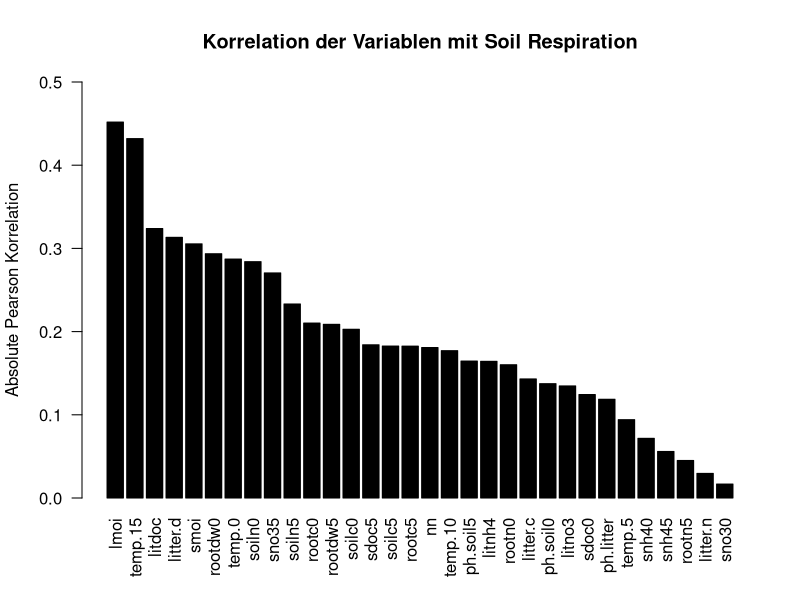
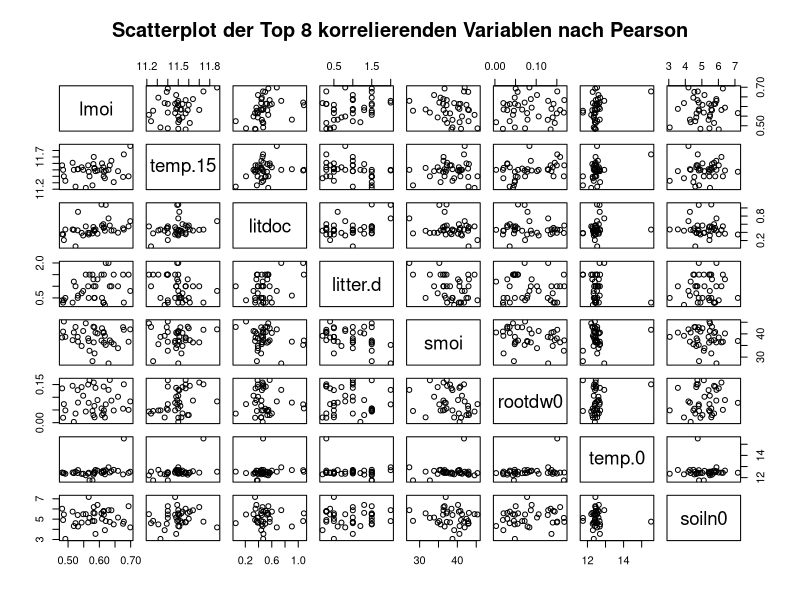
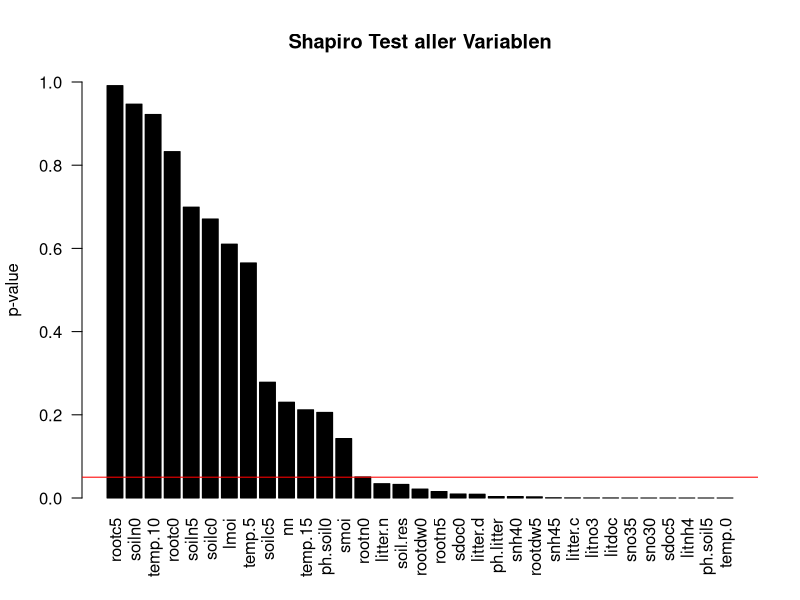
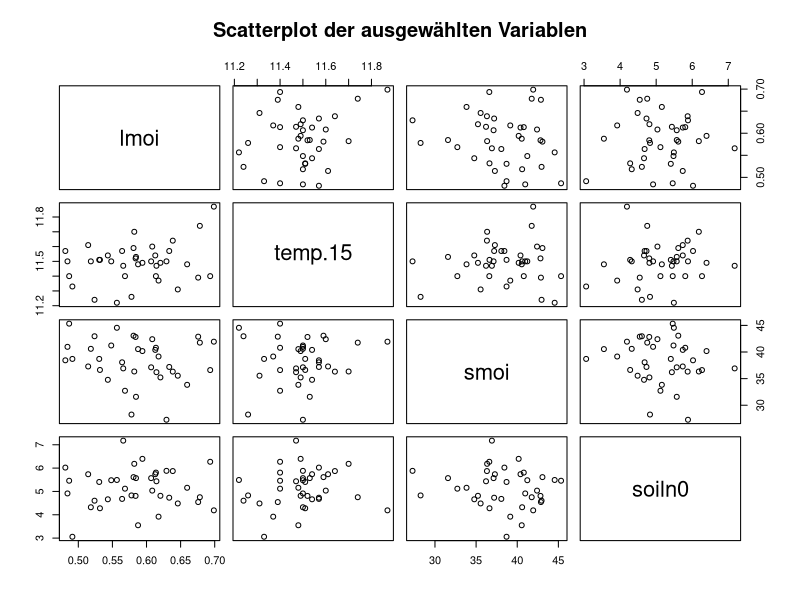
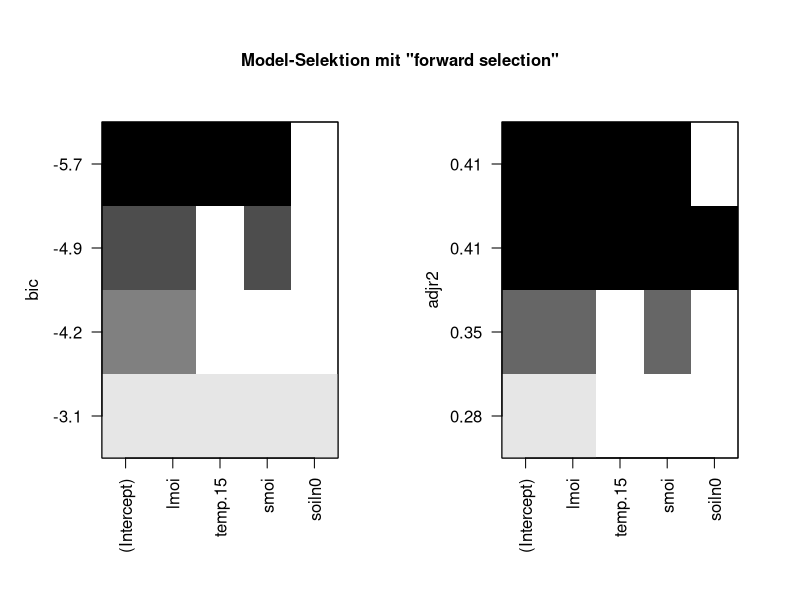

Write R code to recreate these figures, in order.
# nicht vergessen: setwd!
# setwd("/home/daniel/Schreibtisch/Statistik Projekt")
# setwd("~/Projects/GithubProjects/soil-resp/scr")

hainich <- read.csv("hainich.csv", sep = ";", dec = ".")

# Correlation mit Pearson
hainich.pear <- abs(cor(hainich))["soil.res",-1]
hainich.pear.ordered <- hainich.pear[order(hainich.pear, decreasing = T)]
png(file="../doc/fig/correlation-pearson.png",width=800,height=360)
barplot(hainich.pear.ordered, las = 2, ylim = c(0,0.5), col = "black",
        ylab = "Absolute Pearson Korrelation", main = "Korrelation der Variablen mit Soil Respiration")
dev.off()

names(hainich.pear.ordered)
# fig/scatterplot-pearson-top8.png
png(file="../doc/fig/scatterplot-pearson-top8.png",width=800,height=800)
pairs(~ lmoi + temp.15 + litdoc + litter.d  + smoi + rootdw0 + temp.0 + soiln0, data=hainich ,main="Scatterplot der Top 8 korrelierenden Variablen nach Pearson")
dev.off()

# Shapiro normalverteilt?
hainich.shapiro <- mapply(function(x) shapiro.test(x)$p.value,hainich)
hainich.shapiro.ordered <- hainich.shapiro[order(hainich.shapiro, decreasing = T)]
png(file="../doc/fig/normalverteilung-shapiro.png",width=800,height=360)
barplot(hainich.shapiro.ordered, las = 2, ylim = c(0,1), col = "black",
        ylab = "p-value", main = "Shapiro Test aller Variablen")
abline(h=0.05, col="red")
dev.off()

hainich.normal <- hainich[names(hainich.shapiro.ordered[hainich.shapiro.ordered > 0.05])]



# fig/scatterplot-pearson-top8-normalverteilt.png
png(file="../doc/fig/scatterplot-pearson-normalverteilt.png",width=800,height=800)
pairs(~ lmoi + temp.15 + smoi + soiln0, data=hainich ,main="Scatterplot der ausgewählten Variablen")
dev.off()
#pairs(~ lmoi + log(temp.15) + smoi + soiln0, data=hainich ,main="Simple Scatterplot Matrix")

#shapiro.test(hainich$soiln0)$p.value
#shapiro.test(log(hainich$soiln0))$p.value

#pairs(~ soil.res + exp(temp.15) + exp(temp.10) + exp(temp.5) + exp(temp.0), data=hainich[2:38,])

# sampling training data
set.seed(1337)
testFraction <- 0.2 #Fraction of data used for testing (estimate for integer sample size)
sampleCount <- dim(hainich)[1]
index <- sample(1:sampleCount, round(testFraction * sampleCount))
hainich.test <- hainich[index,]
hainich.train <- hainich[-index,]

null <- lm(soil.res ~ 1, data = hainich.train)
# Top 15 Variablen
#full <- lm(soil.res ~ 1 + lmoi + temp.15 + litdoc + litter.d + smoi + rootdw0 + temp.0 + soiln0 + sno35 + soiln5 + rootc0 + rootdw5 + soilc0 + sdoc5 + soilc5, data = hainich.train)
# Top 6 Variablen
#full <- lm(soil.res ~ 1 + lmoi + temp.15 + litdoc + litter.d + smoi + rootdw0, data = hainich.train)
# Top 8 nur normalverteilte Variablen = 4
full <- lm(soil.res ~ 1 + lmoi + temp.15 + smoi + soiln0, data=hainich.train)

step(null, scope=list(lower=null, upper=full), direction="forward")

#info: http://www.stat.columbia.edu/~martin/W2024/R10.pdf
library("leaps")
hainich.leaps <- regsubsets(soil.res ~ 1 + lmoi + temp.15 + smoi + soiln0,
                             data=hainich.train, method = "forward")

summary(hainich.leaps)
png("../doc/fig/variablenselektion-bic-adjr2", width = 400, height = 270)
par(mfrow=c(1,2))
plot(hainich.leaps, scale="bic")
plot(hainich.leaps, scale="adjr2")
mtext("Model-Selektion mit \"forward selection\"", side=3, outer=TRUE, line=-3.5, cex=1, font = 2)
dev.off()
summary(hainich.leaps)$bic
